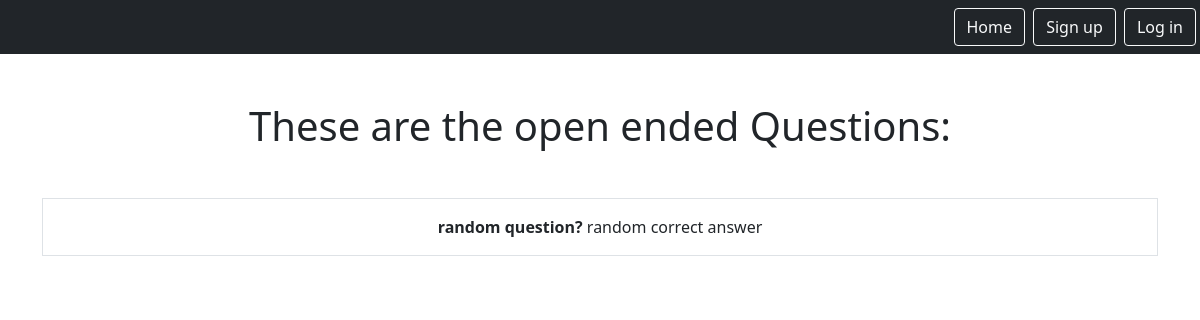
Before: /Ques/list/open with the older database file.
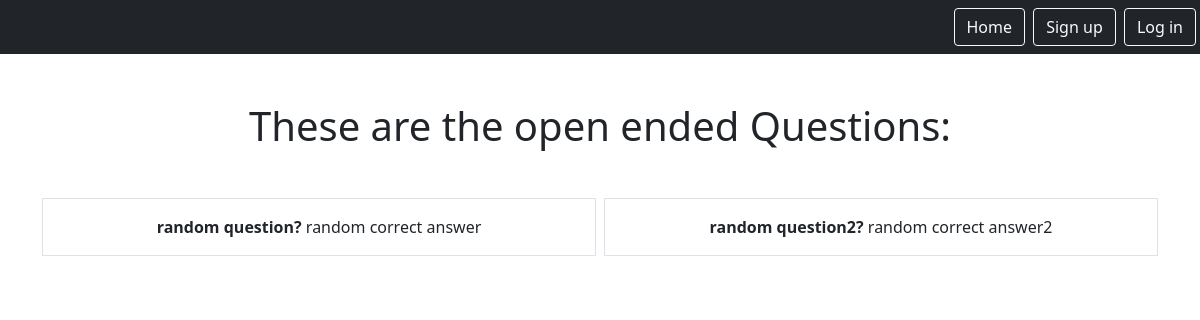
After: the same page with the newer database file.
### Quiz/models.py (models this page shows)
class OpenQuesModel(models.Model):
    question = models.CharField(max_length=250)
    answer = models.CharField(max_length=250, null=True)
    correct_ans = models.CharField(max_length=250)

### Quiz/views.py (the view)
# urls.py: path('Ques/list/open', views.OpenQuesListView.as_view(), name="openQues.list"),
class OpenQuesListView(ListView):
    model = OpenQuesModel
    context_object_name = "openQs"
    template_name = "Quiz/open_ques_list.html"
    def get_queryset(self):
        return OpenQuesModel.objects.all()

### Quiz/templates/Quiz/open_ques_list.html
{% extends "base.html" %}
{% block content %}
    <h1 class="my-5">These are the open ended Questions:</h1>
    <div class="row row-cols3 g-2">
        {% for Q in openQs %}
        <div class="col">
            <div class="p-3 border">
            <b>{{Q.question}}</b>
            {{Q.correct_ans|truncatechars:50}}
            </div>
        </div>
        {% endfor %}
    </div>
{% endblock %}

### static/templates/base.html (shortened to what this page needs)
{% load static %}
<html>
    <head>
        <link href="https://cdn.jsdelivr.net/npm/bootstrap@5.0.2/dist/css/bootstrap.min.css" rel="stylesheet">
    </head>
    <body>
        <nav class="navbar navbar-dark bg-dark">
            <div class="ms-auto">
                <a href="{% url 'home' %}" class="btn btn-outline-light me-1">Home</a>
                {% if user.is_authenticated %}
                <a href="{% url 'logout' %}" class="btn btn-outline-light me-1">Logout</a>
                {% else %}
                <a href="{% url 'signup' %}" class="btn btn-outline-light me-1">Sign up</a>
                <a href="{% url 'login' %}" class="btn btn-outline-light me-1">Log in</a>
                {% endif %}
            </div>
        </nav>
        <div class="my-5 text-center container">
            {% block content %}
            {% endblock %}
        </div>
    </body>
</html>

Changed rows visible on the page:
added OpenQuesModel: question "random question2?", correct_ans "random correct answer2"
